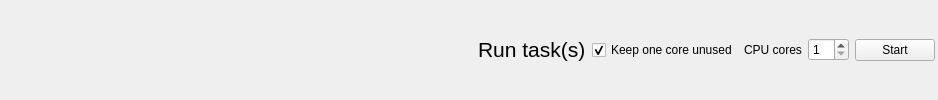
         <widget class="QWidget" name="runTasksContainer" native="true">
          <property name="sizePolicy">
           <sizepolicy hsizetype="Preferred" vsizetype="Fixed">
            <horstretch>0</horstretch>
            <verstretch>0</verstretch>
           </sizepolicy>
          </property>
          <layout class="QHBoxLayout" name="horizontalLayout">
           <property name="leftMargin">
            <number>3</number>
           </property>
           <property name="topMargin">
            <number>3</number>
           </property>
           <property name="rightMargin">
            <number>3</number>
           </property>
           <property name="bottomMargin">
            <number>3</number>
           </property>
           <item>
            <spacer name="horizontalSpacer_3">
             <property name="orientation">
              <enum>Qt::Horizontal</enum>
             </property>
             <property name="sizeHint" stdset="0">
              <size>
               <width>475</width>
               <height>20</height>
              </size>
             </property>
            </spacer>
           </item>
           <item>
            <widget class="QLabel" name="label_82">
             <property name="styleSheet">
              <string notr="true">font: 30pt &quot;Calibri&quot;;
</string>
             </property>
             <property name="text">
              <string>&lt;html&gt;&lt;head/&gt;&lt;body&gt;&lt;p&gt;&lt;span style=&quot; font-size:16pt;&quot;&gt;Run task(s)&lt;/span&gt;&lt;/p&gt;&lt;/body&gt;&lt;/html&gt;</string>
             </property>
            </widget>
           </item>
           <item>
            <widget class="QCheckBox" name="workingCore">
             <property name="text">
              <string>Keep one core unused</string>
             </property>
             <property name="checked">
              <bool>true</bool>
             </property>
            </widget>
           </item>
           <item>
            <widget class="QLabel" name="label_43">
             <property name="text">
              <string>CPU cores</string>
             </property>
            </widget>
           </item>
           <item>
            <widget class="QSpinBox" name="cpuCores">
             <property name="minimum">
              <number>1</number>
             </property>
            </widget>
           </item>
           <item>
            <widget class="QPushButton" name="startIdentification">
             <property name="text">
              <string>Start</string>
             </property>
            </widget>
           </item>
          </layout>
         </widget>
